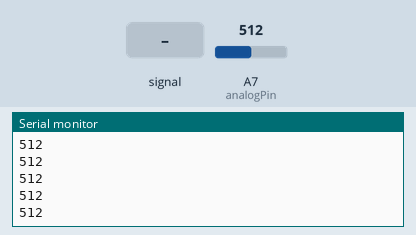
The sketch below on a simulated Arduino Nano, built with avr-gcc and run on an emulated ATmega328P. Shown: the last lines printed to the serial monitor. The test bench sets the inputs (shaded band); at power-on: A7 (analogPin) = 512.

Above: at 1.2 s.
1.3 s: A7 (analogPin) fed a 200 Hz sine of ±81 counts around its level
At 1.41 s:
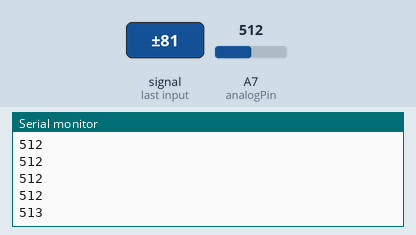
2.8 s: A7 (analogPin) set to 490
At 2.81 s:
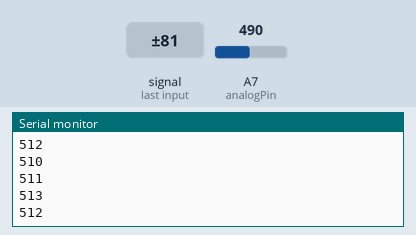
4.3 s: A7 (analogPin) fed a 1000 Hz sine of ±255 counts around its level
At 4.31 s:
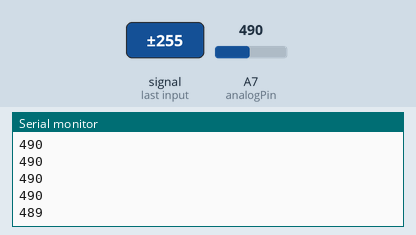
5.8 s: A7 (analogPin) set to 511
At 5.82 s:
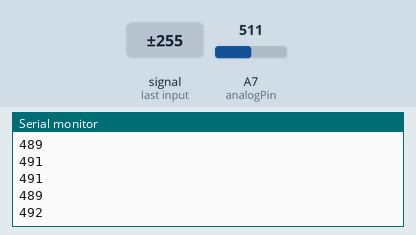
Timing chart, 0 to 8.3 s (numbered marks = the images above; inputs shaded):
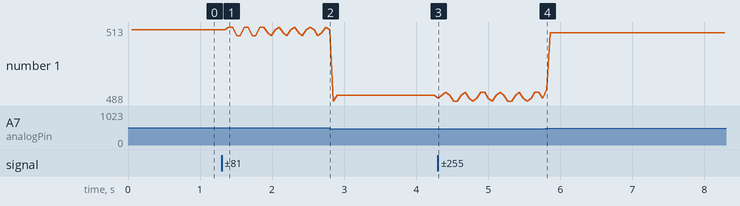

Measured:
- after the input at 1.3 s, the serial monitor: prints a new line after 0.10 s (image 1)
- after the input at 4.3 s, the serial monitor: prints a new line at once (image 3)
- after the input at 5.8 s, the serial monitor: prints a new line at once (image 4)
- plotted number 1: 512 → 490 after the input at 2.8 s, 490 → 489 after the input at 4.3 s, 489 → 511 after the input at 5.8 s

The sketch:

EMG.ino
```cpp
int analogPin = A7;
void setup()
{
  Serial.begin(9600);
  pinMode(analogPin,INPUT);
}
void loop()
{
  long sum = 0;
  for(int i = 0 ; i < 500 ; i++)
  {
    sum += analogRead(analogPin);
  }
  long temp = sum/500;
  Serial.println(temp);
}
```
